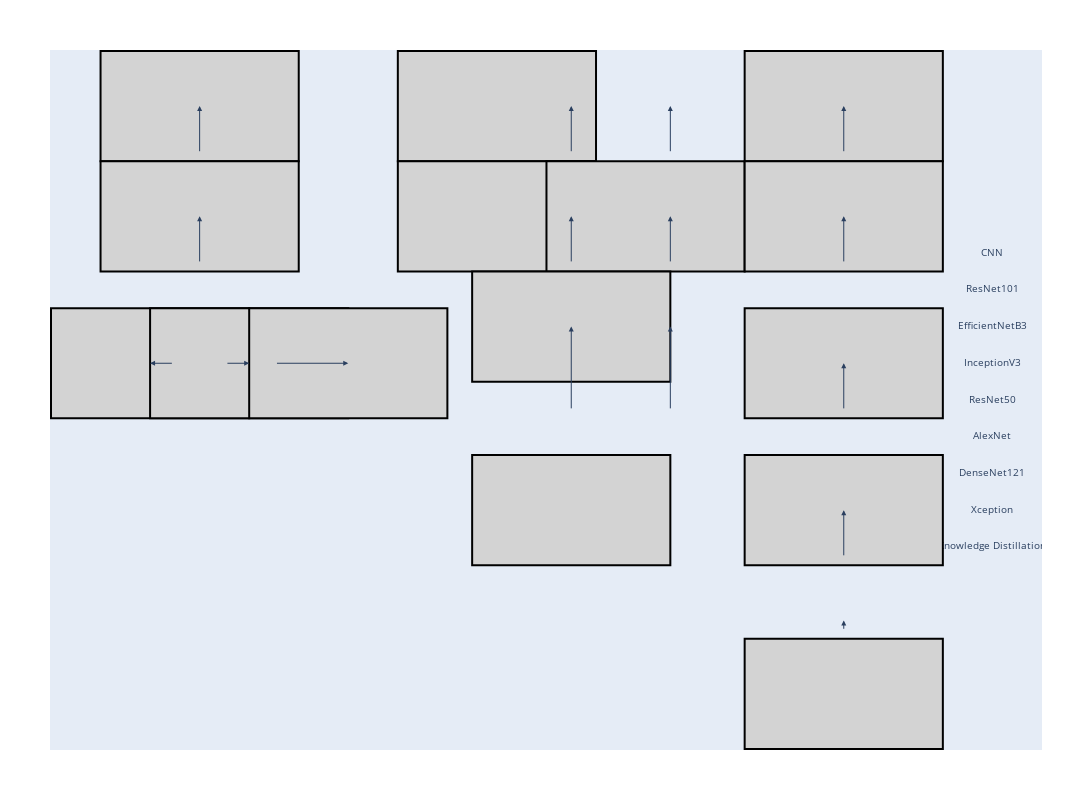

Notebook source saved alongside this figure:
### Code cell
import plotly.graph_objects as go

# Define the key components with larger boxes
components = {
    "Image Preprocessing": (0.5, 8),
    "Dataset Split": (0.5, 6.5),
    "Validation set": (0, 4.5),
    "Training set": (1, 4.5),
    "Test set": (2, 4.5),
    "Hyperparameter Optimization": (3.5, 8),
    "Training from Scratch": (3.5, 6.5),
    "Transfer Learning": (5, 6.5),
    "Neural Networks": (4.25, 5),
    "Optimization": (4.25, 2.5),
    "Training and Evaluation": (7, 8),
    "Data Augmentation": (7, 6.5),
    "Fine-Tuning": (7, 4.5),
    "Performance Assessment": (7, 2.5),
    "Results": (7, 0),
}

# Create the figure
fig = go.Figure()

# Add the boxes for each component with larger size
for name, (x, y) in components.items():
    fig.add_trace(go.Scatter(
        x=[x], y=[y],
        text=[name],
        mode="text",
        textfont=dict(size=12),
        hoverinfo="none"
    ))
    fig.add_shape(
        type="rect",
        x0=x-1, y0=y-0.75, x1=x+1, y1=y+0.75,
        line=dict(color="black"),
        fillcolor="lightgrey"
    )

# Add the arrows to connect the boxes
arrows = [
    ((0.5, 7.25), (0.5, 8)),
    ((0.5, 5.75), (0.5, 6.5)),
    ((0.25, 4.5), (0, 4.5)),
    ((0.75, 4.5), (1, 4.5)),
    ((1.25, 4.5), (2, 4.5)),
    ((4.25, 7.25), (4.25, 8)),
    ((5.25, 7.25), (5.25, 8)),
    ((4.25, 5.75), (4.25, 6.5)),
    ((5.25, 5.75), (5.25, 6.5)),
    ((4.25, 3.75), (4.25, 5)),
    ((5.25, 3.75), (5.25, 5)),
    ((7, 7.25), (7, 8)),
    ((7, 5.75), (7, 6.5)),
    ((7, 3.75), (7, 4.5)),
    ((7, 1.75), (7, 2.5)),
    ((7, 0.75), (7, 1)),
]

for (x0, y0), (x1, y1) in arrows:
    fig.add_annotation(
        x=x1, y=y1,
        ax=x0, ay=y0,
        xref="x", yref="y", axref="x", ayref="y",
        showarrow=True,
        arrowhead=2
    )

# Add model names under Training and Evaluation
model_names = [
    "CNN", "ResNet101", "EfficientNetB3", "InceptionV3", "ResNet50", "AlexNet", 
    "DenseNet121", "Xception", "Knowledge Distillation"
]
for i, model in enumerate(model_names):
    fig.add_trace(go.Scatter(
        x=[8.5], y=[6 - i*0.5],
        text=[model],
        mode="text",
        textfont=dict(size=10),
        hoverinfo="none"
    ))

# Update layout
fig.update_layout(
    width=1200,
    height=800,
    showlegend=False,
    xaxis=dict(showgrid=False, zeroline=False, showticklabels=False),
    yaxis=dict(showgrid=False, zeroline=False, showticklabels=False),
    margin=dict(l=50, r=50, t=50, b=50)
)

fig.show()

### Figure 1 — Plotly figure (JSON) as saved in the notebook; plotly's stock layout.template omitted (floating-point values rounded to 4 significant figures)
{"data": [{"hoverinfo": "none", "mode": "text", "text": ["Image Preprocessing"], "textfont": {"size": 12}, "type": "scatter", "x": [0.5], "y": [8]}, {"hoverinfo": "none", "mode": "text", "text": ["Dataset Split"], "textfont": {"size": 12}, "type": "scatter", "x": [0.5], "y": [6.5]}, {"hoverinfo": "none", "mode": "text", "text": ["Validation set"], "textfont": {"size": 12}, "type": "scatter", "x": [0], "y": [4.5]}, {"hoverinfo": "none", "mode": "text", "text": ["Training set"], "textfont": {"size": 12}, "type": "scatter", "x": [1], "y": [4.5]}, {"hoverinfo": "none", "mode": "text", "text": ["Test set"], "textfont": {"size": 12}, "type": "scatter", "x": [2], "y": [4.5]}, {"hoverinfo": "none", "mode": "text", "text": ["Hyperparameter Optimization"], "textfont": {"size": 12}, "type": "scatter", "x": [3.5], "y": [8]}, {"hoverinfo": "none", "mode": "text", "text": ["Training from Scratch"], "textfont": {"size": 12}, "type": "scatter", "x": [3.5], "y": [6.5]}, {"hoverinfo": "none", "mode": "text", "text": ["Transfer Learning"], "textfont": {"size": 12}, "type": "scatter", "x": [5], "y": [6.5]}, {"hoverinfo": "none", "mode": "text", "text": ["Neural Networks"], "textfont": {"size": 12}, "type": "scatter", "x": [4.25], "y": [5]}, {"hoverinfo": "none", "mode": "text", "text": ["Optimization"], "textfont": {"size": 12}, "type": "scatter", "x": [4.25], "y": [2.5]}, {"hoverinfo": "none", "mode": "text", "text": ["Training and Evaluation"], "textfont": {"size": 12}, "type": "scatter", "x": [7], "y": [8]}, {"hoverinfo": "none", "mode": "text", "text": ["Data Augmentation"], "textfont": {"size": 12}, "type": "scatter", "x": [7], "y": [6.5]}, {"hoverinfo": "none", "mode": "text", "text": ["Fine-Tuning"], "textfont": {"size": 12}, "type": "scatter", "x": [7], "y": [4.5]}, {"hoverinfo": "none", "mode": "text", "text": ["Performance Assessment"], "textfont": {"size": 12}, "type": "scatter", "x": [7], "y": [2.5]}, {"hoverinfo": "none", "mode": "text", "text": ["Results"], "textfont": {"size": 12}, "type": "scatter", "x": [7], "y": [0]}, {"hoverinfo": "none", "mode": "text", "text": ["CNN"], "textfont": {"size": 10}, "type": "scatter", "x": [8.5], "y": [6]}, {"hoverinfo": "none", "mode": "text", "text": ["ResNet101"], "textfont": {"size": 10}, "type": "scatter", "x": [8.5], "y": [5.5]}, {"hoverinfo": "none", "mode": "text", "text": ["EfficientNetB3"], "textfont": {"size": 10}, "type": "scatter", "x": [8.5], "y": [5]}, {"hoverinfo": "none", "mode": "text", "text": ["InceptionV3"], "textfont": {"size": 10}, "type": "scatter", "x": [8.5], "y": [4.5]}, {"hoverinfo": "none", "mode": "text", "text": ["ResNet50"], "textfont": {"size": 10}, "type": "scatter", "x": [8.5], "y": [4]}, {"hoverinfo": "none", "mode": "text", "text": ["AlexNet"], "textfont": {"size": 10}, "type": "scatter", "x": [8.5], "y": [3.5]}, {"hoverinfo": "none", "mode": "text", "text": ["DenseNet121"], "textfont": {"size": 10}, "type": "scatter", "x": [8.5], "y": [3]}, {"hoverinfo": "none", "mode": "text", "text": ["Xception"], "textfont": {"size": 10}, "type": "scatter", "x": [8.5], "y": [2.5]}, {"hoverinfo": "none", "mode": "text", "text": ["Knowledge Distillation"], "textfont": {"size": 10}, "type": "scatter", "x": [8.5], "y": [2]}], "layout": {"annotations": [{"arrowhead": 2, "ax": 0.5, "axref": "x", "ay": 7.25, "ayref": "y", "showarrow": true, "x": 0.5, "xref": "x", "y": 8, "yref": "y"}, {"arrowhead": 2, "ax": 0.5, "axref": "x", "ay": 5.75, "ayref": "y", "showarrow": true, "x": 0.5, "xref": "x", "y": 6.5, "yref": "y"}, {"arrowhead": 2, "ax": 0.25, "axref": "x", "ay": 4.5, "ayref": "y", "showarrow": true, "x": 0, "xref": "x", "y": 4.5, "yref": "y"}, {"arrowhead": 2, "ax": 0.75, "axref": "x", "ay": 4.5, "ayref": "y", "showarrow": true, "x": 1, "xref": "x", "y": 4.5, "yref": "y"}, {"arrowhead": 2, "ax": 1.25, "axref": "x", "ay": 4.5, "ayref": "y", "showarrow": true, "x": 2, "xref": "x", "y": 4.5, "yref": "y"}, {"arrowhead": 2, "ax": 4.25, "axref": "x", "ay": 7.25, "ayref": "y", "showarrow": true, "x": 4.25, "xref": "x", "y": 8, "yref": "y"}, {"arrowhead": 2, "ax": 5.25, "axref": "x", "ay": 7.25, "ayref": "y", "showarrow": true, "x": 5.25, "xref": "x", "y": 8, "yref": "y"}, {"arrowhead": 2, "ax": 4.25, "axref": "x", "ay": 5.75, "ayref": "y", "showarrow": true, "x": 4.25, "xref": "x", "y": 6.5, "yref": "y"}, {"arrowhead": 2, "ax": 5.25, "axref": "x", "ay": 5.75, "ayref": "y", "showarrow": true, "x": 5.25, "xref": "x", "y": 6.5, "yref": "y"}, {"arrowhead": 2, "ax": 4.25, "axref": "x", "ay": 3.75, "ayref": "y", "showarrow": true, "x": 4.25, "xref": "x", "y": 5, "yref": "y"}, {"arrowhead": 2, "ax": 5.25, "axref": "x", "ay": 3.75, "ayref": "y", "showarrow": true, "x": 5.25, "xref": "x", "y": 5, "yref": "y"}, {"arrowhead": 2, "ax": 7, "axref": "x", "ay": 7.25, "ayref": "y", "showarrow": true, "x": 7, "xref": "x", "y": 8, "yref": "y"}, {"arrowhead": 2, "ax": 7, "axref": "x", "ay": 5.75, "ayref": "y", "showarrow": true, "x": 7, "xref": "x", "y": 6.5, "yref": "y"}, {"arrowhead": 2, "ax": 7, "axref": "x", "ay": 3.75, "ayref": "y", "showarrow": true, "x": 7, "xref": "x", "y": 4.5, "yref": "y"}, {"arrowhead": 2, "ax": 7, "axref": "x", "ay": 1.75, "ayref": "y", "showarrow": true, "x": 7, "xref": "x", "y": 2.5, "yref": "y"}, {"arrowhead": 2, "ax": 7, "axref": "x", "ay": 0.75, "ayref": "y", "showarrow": true, "x": 7, "xref": "x", "y": 1, "yref": "y"}], "height": 800, "margin": {"b": 50, "l": 50, "r": 50, "t": 50}, "shapes": [{"fillcolor": "lightgrey", "line": {"color": "black"}, "type": "rect", "x0": -0.5, "x1": 1.5, "y0": 7.25, "y1": 8.75}, {"fillcolor": "lightgrey", "line": {"color": "black"}, "type": "rect", "x0": -0.5, "x1": 1.5, "y0": 5.75, "y1": 7.25}, {"fillcolor": "lightgrey", "line": {"color": "black"}, "type": "rect", "x0": -1, "x1": 1, "y0": 3.75, "y1": 5.25}, {"fillcolor": "lightgrey", "line": {"color": "black"}, "type": "rect", "x0": 0, "x1": 2, "y0": 3.75, "y1": 5.25}, {"fillcolor": "lightgrey", "line": {"color": "black"}, "type": "rect", "x0": 1, "x1": 3, "y0": 3.75, "y1": 5.25}, {"fillcolor": "lightgrey", "line": {"color": "black"}, "type": "rect", "x0": 2.5, "x1": 4.5, "y0": 7.25, "y1": 8.75}, {"fillcolor": "lightgrey", "line": {"color": "black"}, "type": "rect", "x0": 2.5, "x1": 4.5, "y0": 5.75, "y1": 7.25}, {"fillcolor": "lightgrey", "line": {"color": "black"}, "type": "rect", "x0": 4, "x1": 6, "y0": 5.75, "y1": 7.25}, {"fillcolor": "lightgrey", "line": {"color": "black"}, "type": "rect", "x0": 3.25, "x1": 5.25, "y0": 4.25, "y1": 5.75}, {"fillcolor": "lightgrey", "line": {"color": "black"}, "type": "rect", "x0": 3.25, "x1": 5.25, "y0": 1.75, "y1": 3.25}, {"fillcolor": "lightgrey", "line": {"color": "black"}, "type": "rect", "x0": 6, "x1": 8, "y0": 7.25, "y1": 8.75}, {"fillcolor": "lightgrey", "line": {"color": "black"}, "type": "rect", "x0": 6, "x1": 8, "y0": 5.75, "y1": 7.25}, {"fillcolor": "lightgrey", "line": {"color": "black"}, "type": "rect", "x0": 6, "x1": 8, "y0": 3.75, "y1": 5.25}, {"fillcolor": "lightgrey", "line": {"color": "black"}, "type": "rect", "x0": 6, "x1": 8, "y0": 1.75, "y1": 3.25}, {"fillcolor": "lightgrey", "line": {"color": "black"}, "type": "rect", "x0": 6, "x1": 8, "y0": -0.75, "y1": 0.75}], "showlegend": false, "width": 1200, "xaxis": {"showgrid": false, "showticklabels": false, "zeroline": false}, "yaxis": {"showgrid": false, "showticklabels": false, "zeroline": false}}}
